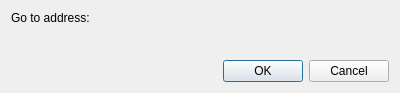
<?xml version="1.0" encoding="UTF-8"?>
<ui version="4.0">
 <class>GotoDialog</class>
 <widget class="QDialog" name="GotoDialog">
  <property name="geometry">
   <rect>
    <x>0</x>
    <y>0</y>
    <width>400</width>
    <height>93</height>
   </rect>
  </property>
  <property name="windowTitle">
   <string>Go to</string>
  </property>
  <layout class="QVBoxLayout" name="verticalLayout">
   <item>
    <layout class="QHBoxLayout" name="horizontalLayout">
     <item>
      <widget class="QLabel" name="label">
       <property name="text">
        <string>Go to address:</string>
       </property>
      </widget>
     </item>
     <item>
      <widget class="IntegerEdit" name="intAddress" native="true">
       <property name="sizePolicy">
        <sizepolicy hsizetype="Expanding" vsizetype="Preferred">
         <horstretch>0</horstretch>
         <verstretch>0</verstretch>
        </sizepolicy>
       </property>
      </widget>
     </item>
    </layout>
   </item>
   <item>
    <spacer name="verticalSpacer">
     <property name="orientation">
      <enum>Qt::Vertical</enum>
     </property>
     <property name="sizeHint" stdset="0">
      <size>
       <width>20</width>
       <height>1</height>
      </size>
     </property>
    </spacer>
   </item>
   <item>
    <widget class="QDialogButtonBox" name="buttonBox">
     <property name="standardButtons">
      <set>QDialogButtonBox::Cancel|QDialogButtonBox::Ok</set>
     </property>
    </widget>
   </item>
  </layout>
 </widget>
 <customwidgets>
  <customwidget>
   <class>IntegerEdit</class>
   <extends>QWidget</extends>
   <header>hex.integeredit</header>
   <container>1</container>
  </customwidget>
 </customwidgets>
 <resources/>
 <connections>
  <connection>
   <sender>buttonBox</sender>
   <signal>accepted()</signal>
   <receiver>GotoDialog</receiver>
   <slot>accept()</slot>
   <hints>
    <hint type="sourcelabel">
     <x>276</x>
     <y>62</y>
    </hint>
    <hint type="destinationlabel">
     <x>4</x>
     <y>65</y>
    </hint>
   </hints>
  </connection>
  <connection>
   <sender>buttonBox</sender>
   <signal>rejected()</signal>
   <receiver>GotoDialog</receiver>
   <slot>reject()</slot>
   <hints>
    <hint type="sourcelabel">
     <x>355</x>
     <y>54</y>
    </hint>
    <hint type="destinationlabel">
     <x>2</x>
     <y>42</y>
    </hint>
   </hints>
  </connection>
 </connections>
</ui>
